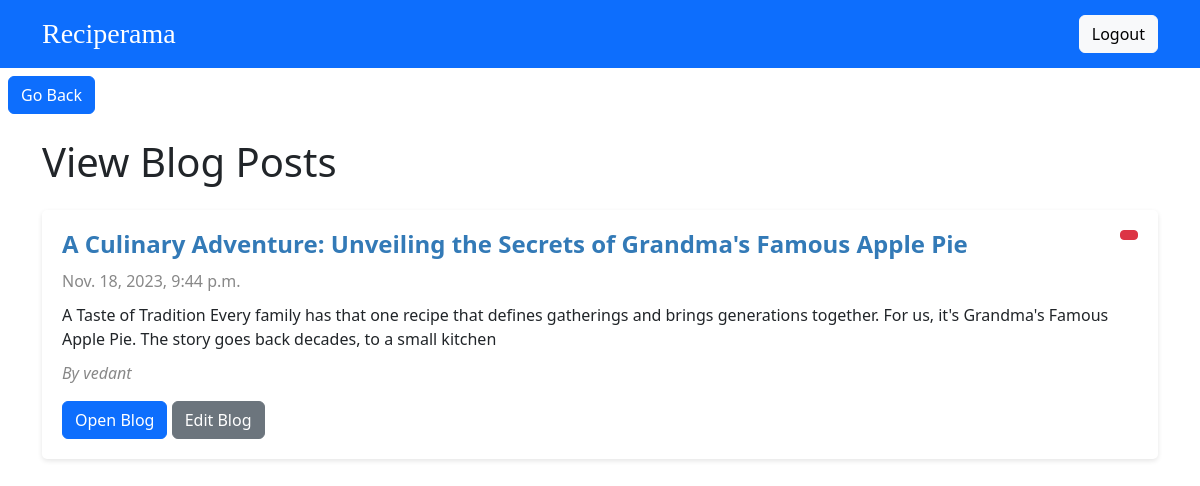
Screenshot of /userauth/view_blogs (signed in) with the database file from the repository.
### blog/models.py (models this page shows, shortened)
class Blog(models.Model):
    author = models.ForeignKey(Profile, on_delete=models.CASCADE)
    title = models.CharField(max_length=255)
    slug = models.SlugField(unique=True)
    content = models.TextField()
    created_at = models.DateTimeField(editable=False)
    updated_at = models.DateTimeField()

### userauth/models.py (models this page shows, shortened)
class Profile(models.Model):
    user = models.OneToOneField(User, on_delete=models.CASCADE)
    name = models.CharField(max_length=255)
    bio = models.TextField()
    country = models.CharField(max_length=255)
    dob = models.DateField(blank=True, null = True)

class CustomUser(AbstractUser):
    is_staff = models.BooleanField(default=False)

### userauth/views.py (the view)
# urls.py: path('view_blogs',views.view_blogs,name='view_blogs'),
@login_required
def view_blogs(request):
    blogs = Blog.objects.filter(author__user=request.user)
    return render(request,'view_blogs.html', {'blogs': blogs})

### template/view_blogs.html (shortened to what this page needs)
<!DOCTYPE html>
<html>
<head>
    <link rel="stylesheet" href="https://cdn.jsdelivr.net/npm/bootstrap@5.3.0/dist/css/bootstrap.min.css">
    <link rel="stylesheet" href="https://cdnjs.cloudflare.com/ajax/libs/font-awesome/5.8.2/css/brands.min.css">
</head>
<body>
    <nav class="navbar bg-primary" data-bs-theme="dark">
        <div class="container">
            <a class="navbar-brand" href="/">Reciperama</a>
            <ul class="navbar-nav ms-auto">
                <li class="nav-item">
                    <form method="post" action="/userauth/logout">
                        <button type="submit" class="btn btn-light">Logout</button>
                    </form>
                </li>
            </ul>
        </div>
    </nav>
    <a href="/userauth/dashboard" onclick="history.go(-1);" class="text-start mb-4">
        <button class="btn btn-primary mt-2 mx-2">Go Back</button>
    </a>
    <div class="container">
        <h1 class="my-4">View Blog Posts</h1>
        {% for blog in blogs %}
            <div class="blog-post">
                <a href="{% url 'delete_blog' blog.slug %}" class="btn btn-danger btn-sm float-end">
                </a>
                <h2 class="post-title">{{ blog.title }}</h2>
                <p class="post-date">{{ blog.created_at }}</p>
                <p class="post-content">{{ blog.content|slice:":200" }}</p>
                <p class="post-author">By {{ blog.author.user.username }}</p>
                <div>
                    <a href="{% url 'blog_detail' blog.slug %}" class="btn btn-primary">Open Blog</a>
                    <a href="{% url 'edit_blog' blog.slug %}" class="btn btn-secondary">Edit Blog</a>
                </div>
            </div>
        {% empty %}
            <p>No blog posts found.</p>
        {% endfor %}
    </div>
</body>
</html>

### template/view_blogs.html (style rules this page uses)
.navbar-brand { font-weight: light; font-family: 'Monserrat', Times, serif; font-size: 28px; }
.blog-post { margin-bottom: 40px; padding: 20px; background-color: #fff; border-radius: 5px; box-shadow: 0 2px 5px rgba(0, 0, 0, 0.1); }
.blog-post .post-title { font-size: 24px; font-weight: bold; color: #337ab7; margin-bottom: 10px; }
.blog-post .post-date { color: #888; margin-bottom: 10px; }
.blog-post .post-content { margin-bottom: 10px; }
.blog-post .post-author { color: #888; font-style: italic; }

### rows the page displays
Blog: title "A Culinary Adventure: Unveiling the Secrets of Grandma's Famous Apple Pie", created_at "Nov. 18, 2023, 9:44 p.m.", content "A Taste of Tradition Every family has that one recipe that defines gatherings and brings generations together. For us, it's Grandma's Famous Apple Pie. The story goes back decades, to a small kitchen", author.user.username "vedant"
